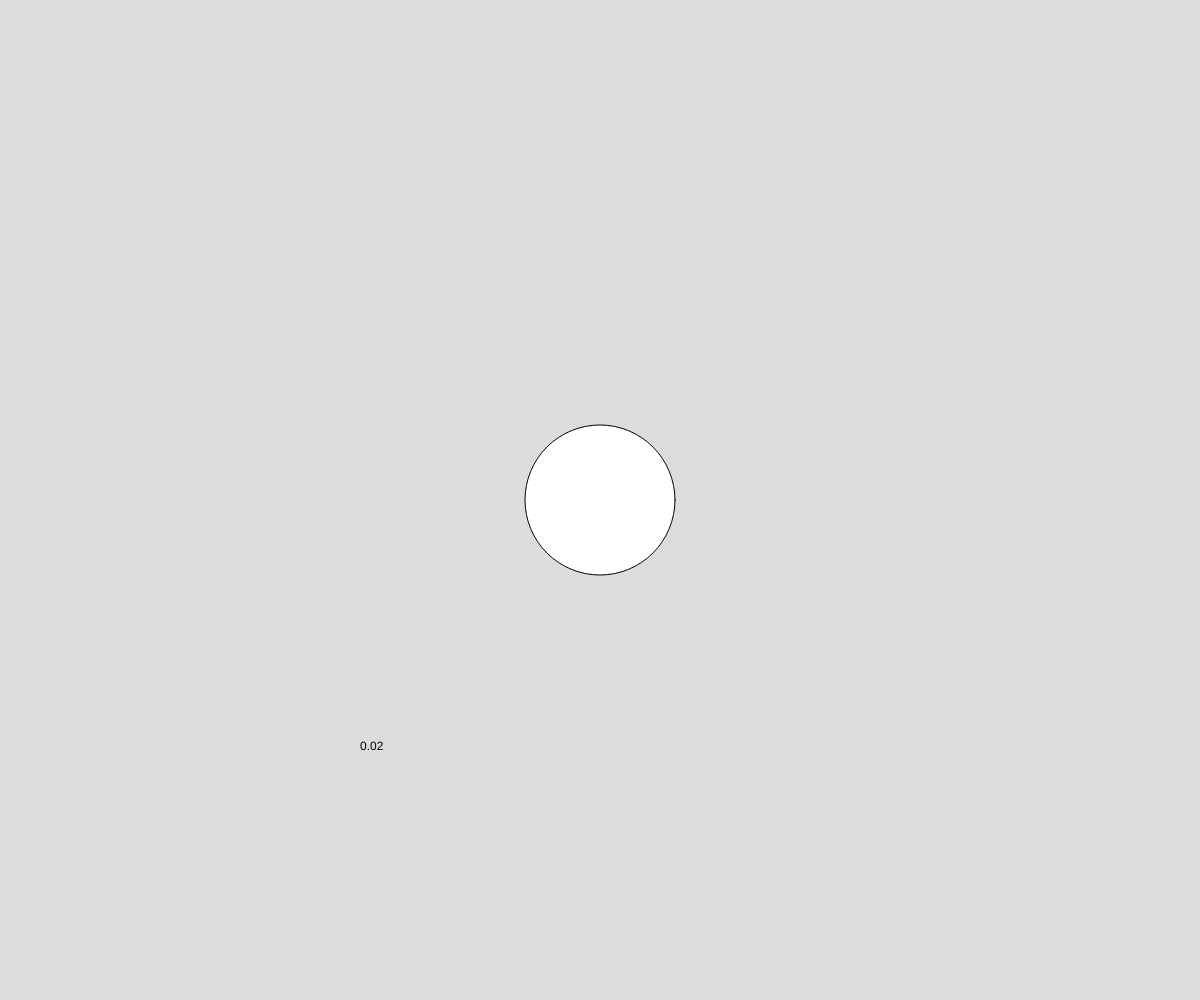
Frame 1 (no input)
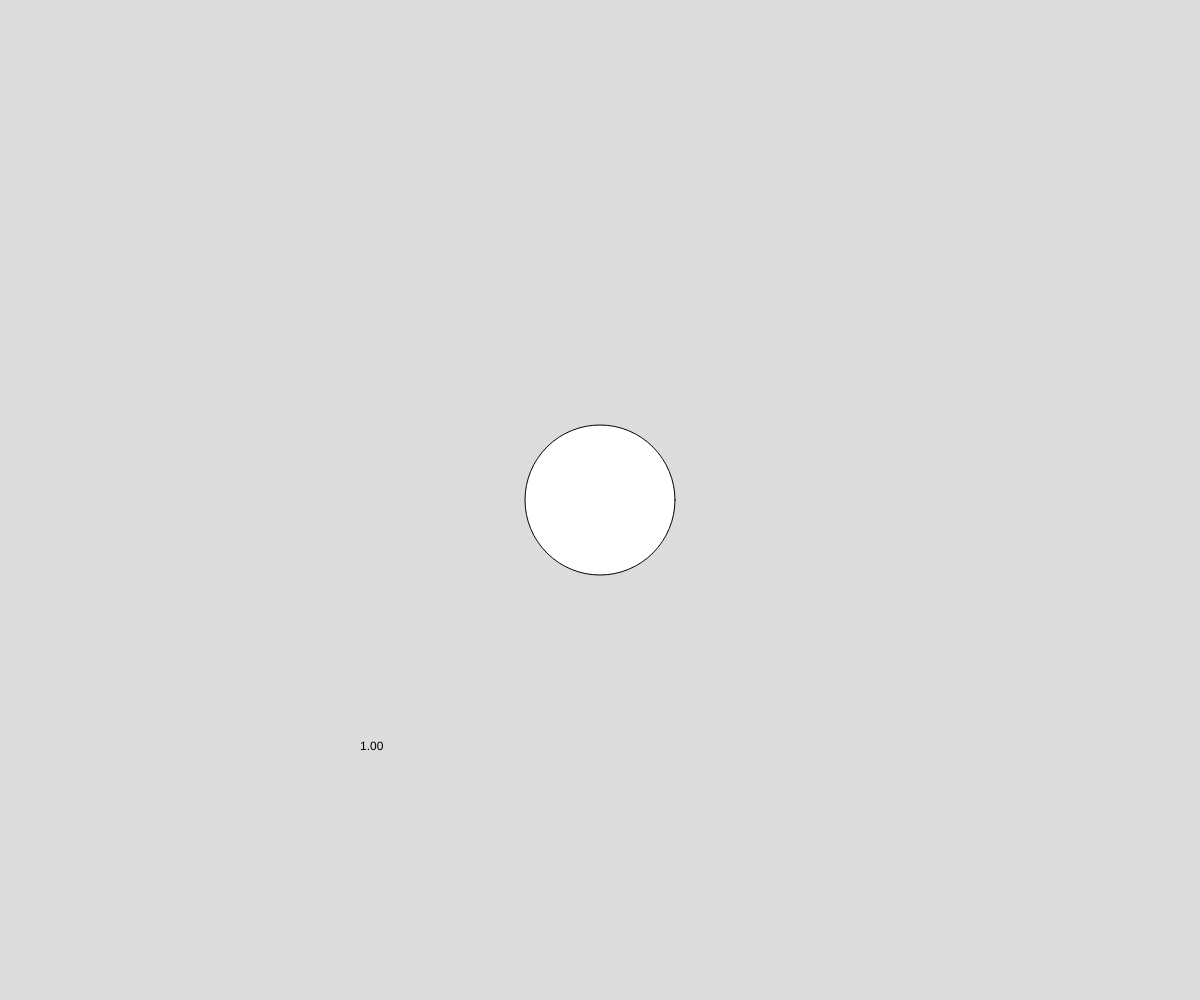
Frame 60 (no input)
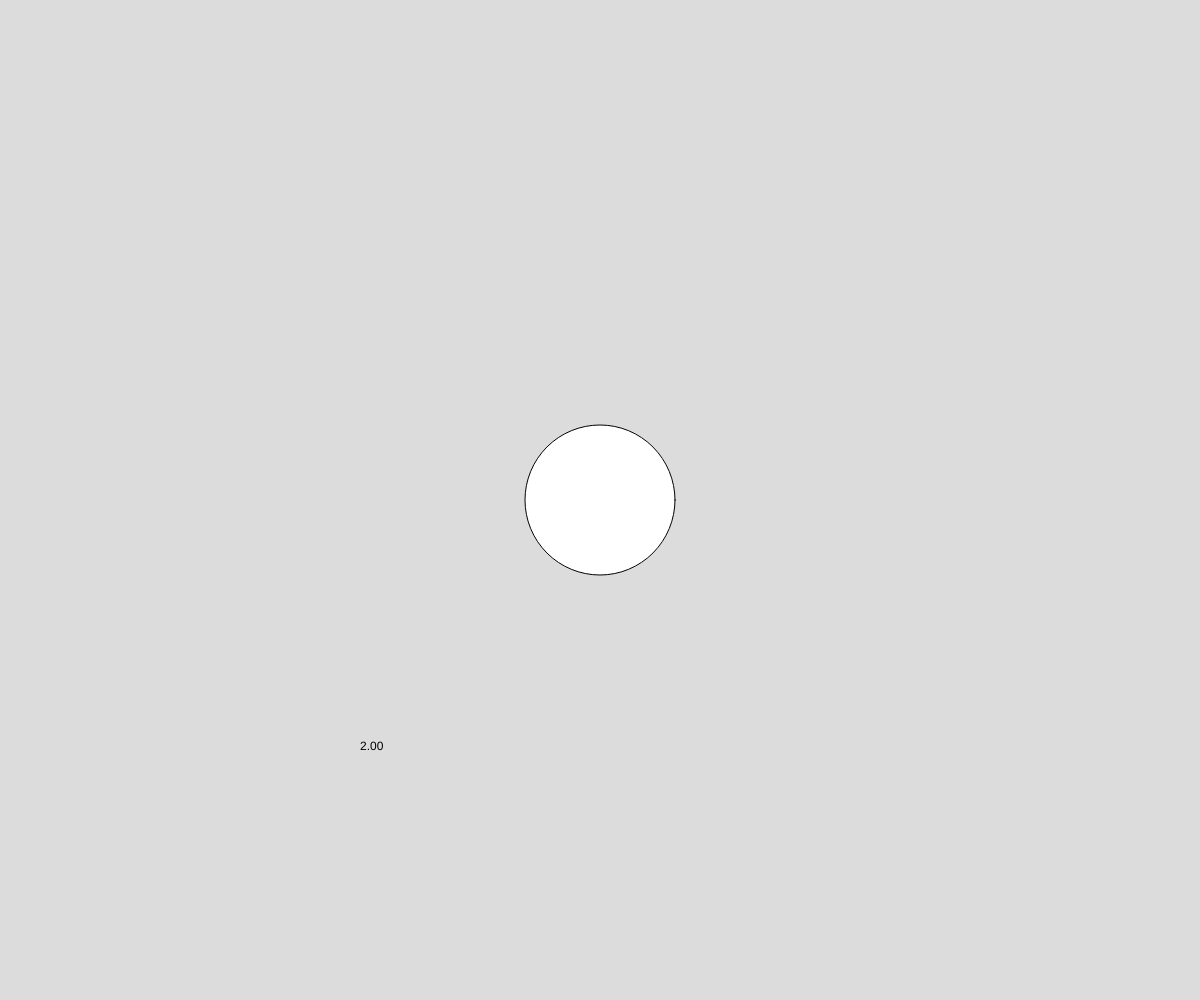
Frame 120 (the mouse pressed at the canvas centre since frame 60)

The p5.js sketch that drew these frames (run headless with seeded random() and noise() and a simulated clock; from frame 60 on, the mouse is pressed at the canvas centre):

// p5.js sketch
// ── sketch.js
// State Variable and Real Time demo
// Kamran Shirazi
// September 18, 2025

// Global variable
let shapeState = 0; // 0 → circle, 1 → square, 2 → tringle, 3 → transistion
let startTime,elasedTime;

function setup() {
  createCanvas(windowWidth, windowHeight);
  startTime = millis();
}

function draw() {
  background(220);
  drawShape();
  manageTimer();
}

function manageTimer(){
  // update elap
  // print(millis());
  elasedTime = millis() - startTime;
  text((elasedTime/1000).toFixed(2), width*0.3,height*0.75);
  if(shapeState === 3 && elasedTime > 2000){
    shapeState = 0;
  }
}


function keyPressed(){
  // automatically called on any keyboard button press
  // state var: 0 → 1   1 → 2
  //            2 → 3(for 2 second) → 0
  if(shapeState < 3){
    shapeState++;
    if(shapeState === 3){
      startTime = millis();
    }
  }
}

function drawShape(){
  switch(shapeState){
    case 0:
      circle(width/2, height/2, 150);
      break;
    case 1:
      square(width/2, height/2, 150);
      break;
    case 2:
      let x = width/2;   let y = height/2
      triangle(x-50, y+50, x+50, y-50, x, y-25);
      break;    
    case 3:
      for(let i = 0; i < 20; i++){
        let x = random(width*0.4, width*0.6);
        let y = random(width*0.4, width*0.6);
        line (x, y, x + 25, y);
      }
  }
}
